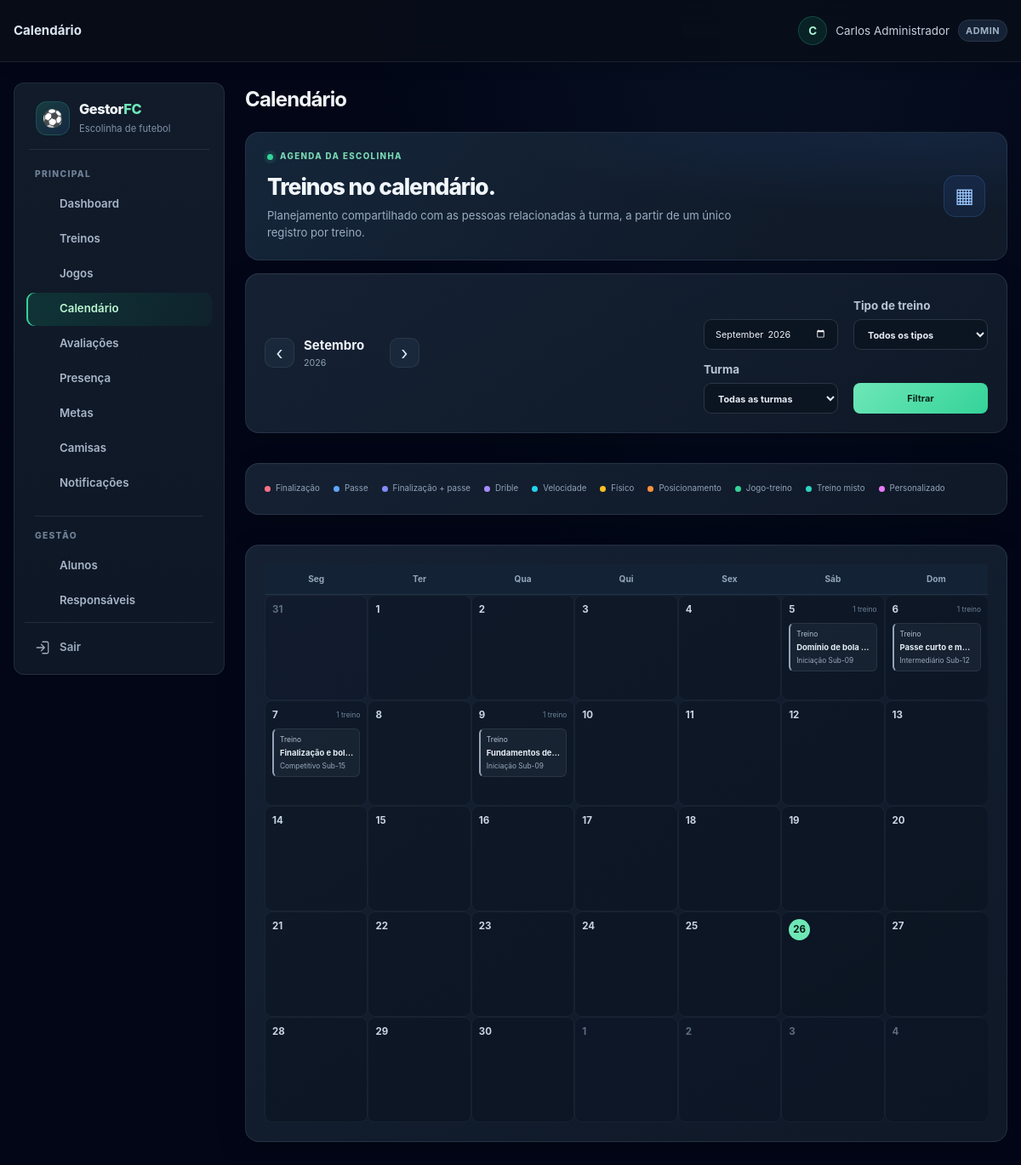
/calendario.php (signed in), run on the app's committed database.
### tables this page shows
CREATE TABLE TB_AULA (
    COD_AULA INT AUTO_INCREMENT PRIMARY KEY,
    COD_TURMA INT NOT NULL,
    DATA_AULA DATE NOT NULL,
    TEMA_TREINO VARCHAR(100) DEFAULT 'Fundamentos e Coletivo',
    HORARIO TIME NULL,
    OBJETIVO TEXT NULL,
    EXERCICIOS TEXT NULL,
    TIPO_TREINO VARCHAR(30) NULL,
    ATRIBUTOS_AVALIAVEIS_JSON JSON NULL,
    OBSERVACAO TEXT NULL,
    CRIADO_EM TIMESTAMP DEFAULT CURRENT_TIMESTAMP,
    FOREIGN KEY (COD_TURMA) REFERENCES TB_TURMA(COD_TURMA) ON DELETE CASCADE
);

CREATE TABLE TB_TURMA (
    COD_TURMA INT AUTO_INCREMENT PRIMARY KEY,
    COD_ESCOLINHA INT NOT NULL,
    COD_PROFESSOR INT NULL,
    NOME VARCHAR(50) NOT NULL,
    FAIXA_ETARIA VARCHAR(30) NOT NULL,
    DIAS_TREINO VARCHAR(100) NOT NULL,
    HORARIO VARCHAR(50) NOT NULL,
    CAPACIDADE INT DEFAULT 25,
    ATIVA TINYINT(1) DEFAULT 1,
    CRIADO_EM TIMESTAMP DEFAULT CURRENT_TIMESTAMP,
    FOREIGN KEY (COD_ESCOLINHA) REFERENCES TB_ESCOLINHA(COD_ESCOLINHA) ON DELETE CASCADE,
    FOREIGN KEY (COD_PROFESSOR) REFERENCES TB_USUARIO(COD_USUARIO) ON DELETE SET NULL
);

### includes/helpers.php (called while the page is built, shortened)
<?php
function e($value) {
    return htmlspecialchars((string) $value, ENT_QUOTES, 'UTF-8');
}

### includes/avaliacao_helpers.php (called while the page is built, shortened)
<?php
function avaliacaoCatalogoAtributos() {
    return [
        'velocidade' => 'Velocidade',
        'finalizacao' => 'Finalização',
        'passe' => 'Passe',
        'drible' => 'Drible',
        'fisico' => 'Físico',
        'posicionamento' => 'Posicionamento'
    ];
}
function avaliacaoTiposTreino() {
    return [
        'VELOCIDADE' => ['nome' => 'Velocidade', 'atributos' => ['velocidade']],
        'FINALIZACAO' => ['nome' => 'Finalização', 'atributos' => ['finalizacao']],
        'PASSE' => ['nome' => 'Passe', 'atributos' => ['passe']],
        'FINALIZACAO_PASSE' => ['nome' => 'Finalização + Passe', 'atributos' => ['finalizacao', 'passe']],
        'DRIBLE' => ['nome' => 'Drible', 'atributos' => ['drible']],
        'FISICO' => ['nome' => 'Preparação física', 'atributos' => ['fisico']],
        'POSICIONAMENTO' => ['nome' => 'Posicionamento', 'atributos' => ['posicionamento']],
        'JOGO_TREINO' => ['nome' => 'Jogo-treino', 'atributos' => array_keys(avaliacaoCatalogoAtributos())],
        'TREINO_MISTO' => ['nome' => 'Treino misto', 'atributos' => array_keys(avaliacaoCatalogoAtributos())],
        'TECNICO_GERAL' => ['nome' => 'Fundamentos gerais', 'atributos' => array_keys(avaliacaoCatalogoAtributos())],
        'PERSONALIZADO' => ['nome' => 'Personalizado', 'atributos' => null]
    ];
}

### calendario.php (the view, shortened to what this page needs)
<?php
require_once __DIR__ . '/includes/layout.php';
require_once __DIR__ . '/includes/avaliacao_helpers.php';
$db = getDB();
$escolinha = currentEscolinhaId();
$mesInformado = (string) ($_GET['mes'] ?? date('Y-m'));
$mesValido = DateTime::createFromFormat('!Y-m', $mesInformado);
$mesAtual = $mesValido && $mesValido->format('Y-m') === $mesInformado ? $mesValido : new DateTime('first day of this month');
$inicioMes = (clone $mesAtual)->modify('first day of this month');
$fimMes = (clone $inicioMes)->modify('last day of this month');
$inicioGrade = (clone $inicioMes)->modify('monday this week');
$fimGrade = (clone $fimMes)->modify('sunday this week');
$mesAnterior = (clone $inicioMes)->modify('-1 month')->format('Y-m');
$mesProximo = (clone $inicioMes)->modify('+1 month')->format('Y-m');
$tipos = avaliacaoTiposTreino();
$filtroTipo = (string) ($_GET['tipo'] ?? '');
if (!isset($tipos[$filtroTipo])) $filtroTipo = '';
$filtroTurma = (int) ($_GET['turma'] ?? 0);
$sqlEventos =
    'SELECT a.COD_AULA, a.DATA_AULA, TIME_FORMAT(a.HORARIO, "%H:%i") AS HORARIO,
            a.TEMA_TREINO, a.TIPO_TREINO, a.OBJETIVO, a.EXERCICIOS, a.OBSERVACAO,
            t.COD_TURMA, t.NOME AS TURMA, t.FAIXA_ETARIA, u.NOME AS PROFESSOR
     FROM TB_AULA a
     JOIN TB_TURMA t ON t.COD_TURMA = a.COD_TURMA
     LEFT JOIN TB_USUARIO u ON u.COD_USUARIO = t.COD_PROFESSOR
     WHERE t.COD_ESCOLINHA = ? AND t.ATIVA = 1 AND a.DATA_AULA BETWEEN ? AND ?';
$parametrosEventos = [$escolinha, $inicioGrade->format('Y-m-d'), $fimGrade->format('Y-m-d')];
$sqlEventos .= ' ORDER BY a.DATA_AULA, a.HORARIO, a.COD_AULA';
$consulta = $db->prepare($sqlEventos);
$consulta->execute($parametrosEventos);
$eventos = $consulta->fetchAll();
$eventosPorDia = [];
foreach ($eventos as $evento) {
    $eventosPorDia[$evento['DATA_AULA']][] = $evento;
}
$dias = [];
$cursor = clone $inicioGrade;
while ($cursor <= $fimGrade) {
    $data = $cursor->format('Y-m-d');
    $dias[] = ['data' => clone $cursor, 'eventos' => $eventosPorDia[$data] ?? []];
    $cursor = $cursor->modify('+1 day');
}
$nomesMeses = [1 => 'Janeiro', 2 => 'Fevereiro', 3 => 'Março', 4 => 'Abril', 5 => 'Maio', 6 => 'Junho', 7 => 'Julho', 8 => 'Agosto', 9 => 'Setembro', 10 => 'Outubro', 11 => 'Novembro', 12 => 'Dezembro'];
$nomesDias = ['Seg', 'Ter', 'Qua', 'Qui', 'Sex', 'Sáb', 'Dom'];
?>
<div class="calendario-page">
    <header class="calendario-hero"><div><p class="calendario-kicker"><span></span> AGENDA DA ESCOLINHA</p><h2>Treinos no calendário.</h2><p>Planejamento compartilhado com as pessoas relacionadas à turma, a partir de um único registro por treino.</p></div><span class="calendario-hero-icon" aria-hidden="true">▦</span></header>
    <section class="calendario-toolbar">
        <div class="calendario-navegacao-mes"><a href="calendario.php?mes=<?= e($mesAnterior) ?>&amp;tipo=<?= e($filtroTipo) ?>&amp;turma=<?= $filtroTurma ?>" aria-label="Mês anterior">‹</a><div><strong><?= e($nomesMeses[(int) $inicioMes->format('n')]) ?></strong><span><?= e($inicioMes->format('Y')) ?></span></div><a href="calendario.php?mes=<?= e($mesProximo) ?>&amp;tipo=<?= e($filtroTipo) ?>&amp;turma=<?= $filtroTurma ?>" aria-label="Próximo mês">›</a></div>
        <form method="get" class="calendario-filtros"><input type="month" name="mes" value="<?= e($inicioMes->format('Y-m')) ?>" aria-label="Mês"><label><span>Tipo de treino</span><select name="tipo"><option value="">Todos os tipos</option></select></label><label><span>Turma</span><select name="turma"><option value="0">Todas as turmas</option></select></label><button type="submit" class="calendario-aplicar-filtros">Filtrar</button></form>
    </section>
    <section class="calendario-legenda" aria-label="Legenda de tipos"><span><i class="tipo-finalizacao"></i>Finalização</span><span><i class="tipo-passe"></i>Passe</span><span><i class="tipo-finalizacao_passe"></i>Finalização + passe</span><span><i class="tipo-drible"></i>Drible</span><span><i class="tipo-velocidade"></i>Velocidade</span><span><i class="tipo-fisico"></i>Físico</span><span><i class="tipo-posicionamento"></i>Posicionamento</span><span><i class="tipo-jogo_treino"></i>Jogo-treino</span><span><i class="tipo-misto"></i>Treino misto</span><span><i class="tipo-personalizado"></i>Personalizado</span></section>
    <section class="calendario-mes-card" aria-label="Calendário mensal">
        <div class="calendario-dias-semana"><?php foreach ($nomesDias as $nomeDia): ?><span><?= e($nomeDia) ?></span><?php endforeach; ?></div>
        <div class="calendario-grade">
            <?php foreach ($dias as $dia):
                $dataDia = $dia['data'];
                $dentroDoMes = $dataDia->format('Y-m') === $inicioMes->format('Y-m');
                $hoje = $dataDia->format('Y-m-d') === date('Y-m-d');
                $diaClasses = 'calendario-dia' . ($dentroDoMes ? '' : ' fora-mes') . ($hoje ? ' hoje' : '') . ($dia['eventos'] ? ' tem-eventos' : '');
            ?>
                <article class="<?= e($diaClasses) ?>"><header><span class="calendario-dia-nome"><?= e($nomesDias[(int) $dataDia->format('N') - 1]) ?></span><strong><?= e($dataDia->format('j')) ?></strong><?php if ($dia['eventos']): ?><small><?= count($dia['eventos']) ?> <?= count($dia['eventos']) === 1 ? 'treino' : 'treinos' ?></small><?php endif; ?></header><div class="calendario-eventos-dia">
                    <?php foreach ($dia['eventos'] as $evento):
                        $tipoCodigo = (string) ($evento['TIPO_TREINO'] ?? '');
                        $mapaTipos = ['FINALIZACAO' => 'finalizacao', 'PASSE' => 'passe', 'FINALIZACAO_PASSE' => 'finalizacao_passe', 'DRIBLE' => 'drible', 'VELOCIDADE' => 'velocidade', 'FISICO' => 'fisico', 'POSICIONAMENTO' => 'posicionamento', 'JOGO_TREINO' => 'jogo_treino', 'TREINO_MISTO' => 'misto', 'TECNICO_GERAL' => 'misto', 'PERSONALIZADO' => 'personalizado'];
                        $classeTipo = $mapaTipos[$tipoCodigo] ?? 'outro';
                        $tipoNome = $tipos[$evento['TIPO_TREINO']]['nome'] ?? 'Tipo não definido';
                    ?>
                        <button type="button" class="calendario-evento tipo-<?= e($classeTipo) ?>" data-evento-titulo="<?= e($evento['TEMA_TREINO']) ?>" data-evento-tipo="<?= e($tipoNome) ?>" data-evento-data="<?= e(date('d/m/Y', strtotime($evento['DATA_AULA']))) ?>" data-evento-horario="<?= e($evento['HORARIO'] ?: 'Horário não informado') ?>" data-evento-turma="<?= e($evento['TURMA']) ?>" data-evento-categoria="<?= e($evento['FAIXA_ETARIA'] ?? '') ?>" data-evento-professor="<?= e($evento['PROFESSOR'] ?: 'Professor não informado') ?>" data-evento-objetivo="<?= e($evento['OBJETIVO'] ?: 'Objetivo não informado') ?>" data-evento-exercicios="<?= e($evento['EXERCICIOS'] ?: 'Exercícios não informados') ?>" data-evento-observacao="<?= e($evento['OBSERVACAO'] ?: 'Sem observações') ?>"><span class="calendario-evento-hora"><?= e($evento['HORARIO'] ?: 'Treino') ?></span><strong><?= e($evento['TEMA_TREINO']) ?></strong><small><?= e($evento['TURMA']) ?></small></button>
                    <?php endforeach; ?>
                </div></article>
            <?php endforeach; ?>
        </div>
    </section>
</div>

### data on the page
tb_aula: HORARIO "Treino", TEMA_TREINO "Domínio de bola…", COD_TURMA.NOME "Iniciação Sub-09"
tb_aula: HORARIO "Treino", TEMA_TREINO "Passe curto e m…", COD_TURMA.NOME "Intermediário Sub-12"
tb_aula: HORARIO "Treino", TEMA_TREINO "Finalização e bo…", COD_TURMA.NOME "Competitivo Sub-15"
tb_aula: HORARIO "Treino", TEMA_TREINO "Fundamentos d…", COD_TURMA.NOME "Iniciação Sub-09"

### other printed values
$title "Calendário"
$_SESSION['username'] "Carlos Administrador"
$_SESSION['user_role'] "ADMIN"
$label "Dashboard Treinos Jogos Calendário Avaliações Presença Metas Camisas Notificações Alunos Responsáveis"
$nomesMeses[(int) $inicioMes->format('n')] "Setembro"
$inicioMes->format('Y') "2026"
$nomeDia "Seg"
$nomeDia "Ter"
$nomeDia "Qua"
$nomeDia "Qui"
$nomeDia "Sex"
$nomeDia "Sáb"
$nomeDia "Dom"
$dataDia->format('j') "31"
$dataDia->format('j') "1"
